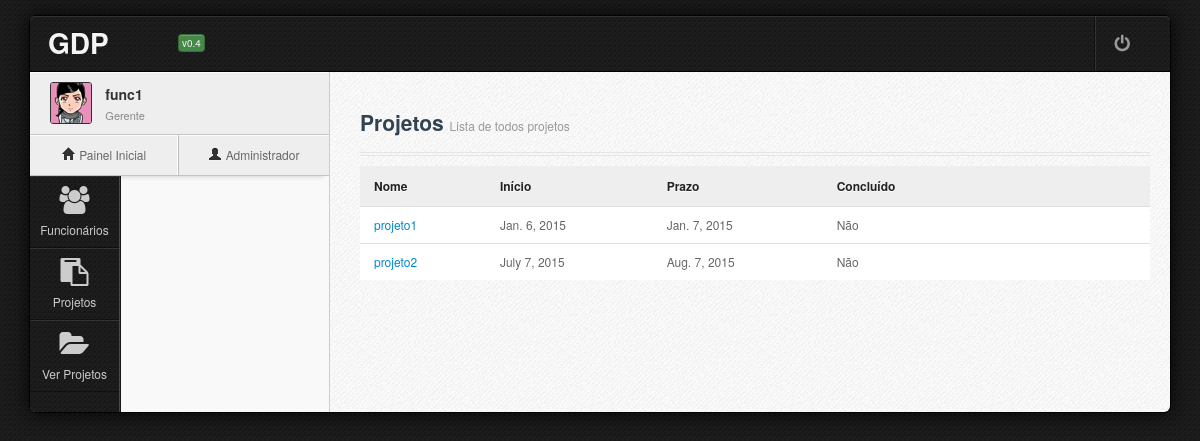
Before: /projetos/ (signed in) with the older database file.
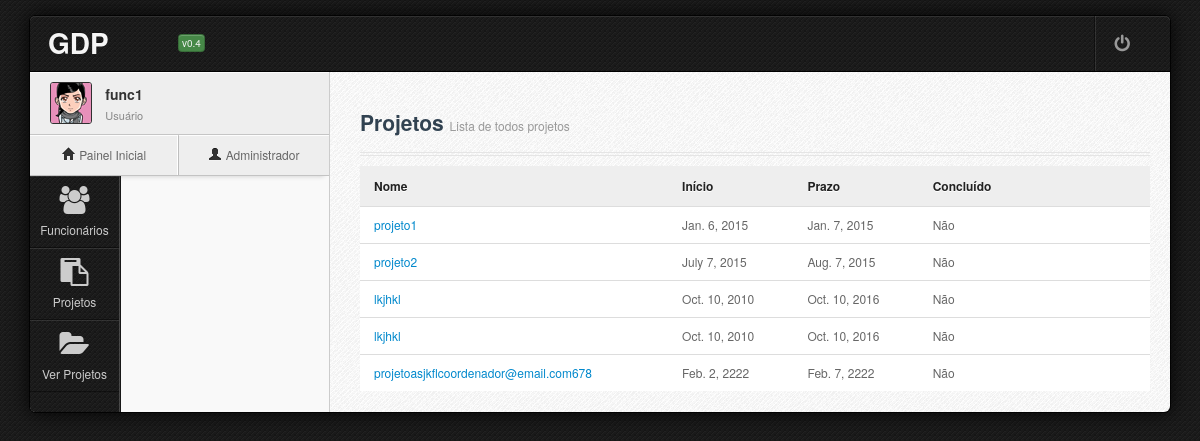
After: the same page with the newer database file.
### sistema/models.py (models this page shows, shortened)
class Funcionario(models.Model):
    nome = models.CharField("Nome", max_length=128)
    contato = models.OneToOneField(Contato, null = True) #null não é salvo no BD e blank não é requerido no form
    cargo = models.CharField(max_length=16, choices = cargos)
    nivel_formacao = models.CharField("Nível de formação", max_length=16, choices = niveis_formacao)
    usuario = models.OneToOneField(User, blank = True, null=True)
    projeto = models.ForeignKey(Projeto, blank = True, null = True)
    class Meta:
        verbose_name = "Funcionário"
        verbose_name_plural = "Funcionários"

class Projeto(models.Model):
    nome_projeto = models.CharField("Nome do Projeto ", max_length=128)
    inicio = models.DateField("Data de criação", null = True)
    prazo = models.DateField("Prazo final", null = True)
    status = models.BooleanField("Concluído", default = False, blank = True)
    class Meta:
        verbose_name = "Projeto"
        verbose_name_plural = "Projetos"

### sistema/views.py (the view)
# urls.py: url(r'^projetos/$', views.projetos_listar),
@login_required
def projetos_listar(request):
    usuario = request.user
    funcionario_corrente = Funcionario.objects.get(usuario=usuario)
    cargo = funcionario_corrente.cargo
    if cargo == 'g' or cargo == 'a':
        lista=[]
        lista.append(funcionario_corrente.projeto)
    else:
        lista = Projeto.objects.all()
    lista = Projeto.objects.all()
    return render(request, "projetos.html", locals())

### sistema/templates/projetos.html (shortened to what this page needs)
{% extends "base.html" %}
{% block titulo %}Projetos{% endblock titulo %}
{% block subtitulo %}Lista de todos projetos{% endblock subtitulo %}
{% block conteudo %}
<table class="table table-hover" id="table2">
    <thead>
        <tr>
            <th>Nome</th>
            <th>Início</th>
            <th>Prazo</th>
            <th>Concluído</th>
            <th></th>
        </tr>
    </thead>
    <tbody>
        {% for projeto in lista%}
        <tr class="odd gradeX">
            <td><a href="/projetos/{{projeto.id}}">{{projeto.nome_projeto}}</a></td>
            <td>{{projeto.inicio}}</td>
            <td>{{projeto.prazo}}</td>
            <td>
                {% if projeto.status%}Sim
                {% else %}Não
                {% endif %}
            </td>
            <td>
            </td>
        </tr>
        {% endfor%}
    </tbody>
</table>
{% endblock conteudo %}

### sistema/templates/base.html (shortened to what the changed rows need)
<!DOCTYPE html>
 <html class="no-js">
    <head>
	<link rel="stylesheet" type="text/css" href="/static/css/jasny-bootstrap.min.css">
	<link rel="stylesheet" type="text/css" href="/static/css/bootstrap.min.css">
	<link rel="stylesheet" type="text/css" href="/static/css/icon/fugue.min.css">
	<link rel="stylesheet" type="text/css" href="/static/css/icon/elusive.min.css">
	<link rel="stylesheet" type="text/css" href="/static/css/icon/font-awesome.min.css">
	<link rel="stylesheet" type="text/css" href="/static/css/default.min.css">
	<link rel="stylesheet" type="text/css" href="/static/css/default.responsive.min.css">
	<link rel="stylesheet" type="text/css" href="/static/css/plugins/uniform.default.css">
	<link rel="stylesheet" type="text/css" href="/static/css/jui/jquery.ui.min.css">
    </head>
    <body class="body5">
        <div id="wrapper" class="boxed">
            <div id="wrapper-inner" class="pattern8">
                <div id="main-header">
		    <div class="container-fluid">
			<div class="row-fluid">
			    <div class="span12">
				<div class="title">
				    <h1>GDP <small>v0.4</small></h1>
			        </div>
			    </div>
			</div>
		    </div>
                </div>
                <div id="sidebar">
                    <div class="profile" data-detach="profile">
                        <div class="profile-info">
                            <span class="name">{{funcionario_corrente.nome}}</span>
                            <span class="job">{{funcionario_corrente.get_cargo_display}}</span>
                        </div>
                    </div>
                </div>
                <div id="main-content">
		    <div class="row-fluid" >
			<div class="span12">
			{% block conteudo %}{% endblock conteudo %}
					    </div>
                    </div>
					<br/>
                </div>
            </div>
        </div>
    </body>
</html>

Changed rows visible on the page:
changed Funcionario "func1": cargo "Gerente" → "Usuário"
added Projeto: nome_projeto "lkjhkl", inicio "Oct. 10, 2010", prazo "Oct. 10, 2016", status "Não"
added Projeto: nome_projeto "lkjhkl", inicio "Oct. 10, 2010", prazo "Oct. 10, 2016", status "Não"
added Projeto: nome_projeto "projetoasjkflcoordenador@email.com678", inicio "Feb. 2, 2222", prazo "Feb. 7, 2222", status "Não"
